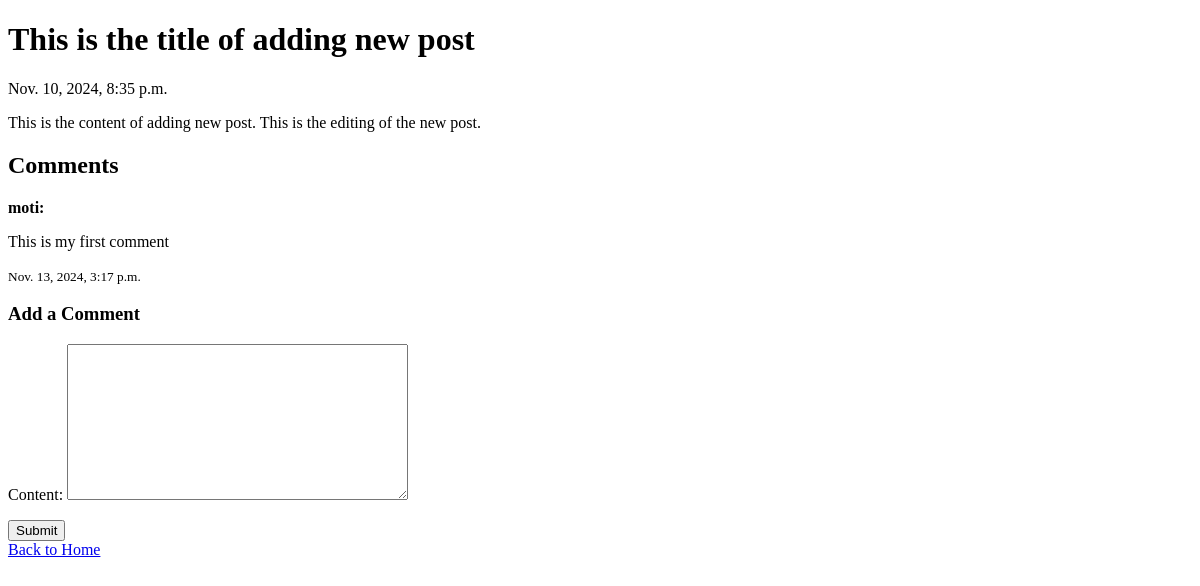
/post/3/, run on an earlier commit of the app's database.
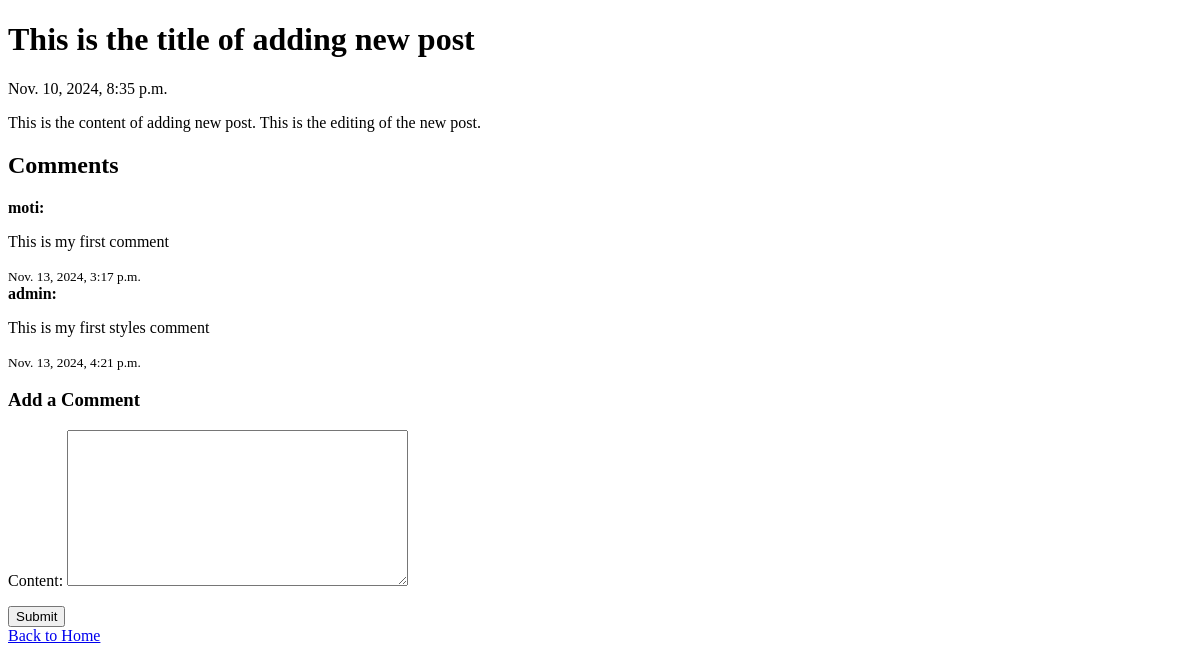
And on a later commit of the database.
### my_blog/models.py (models this page shows, shortened)
class Comment(models.Model):
    post = models.ForeignKey(BlogPost, related_name='comments', on_delete=models.CASCADE)
    author = models.ForeignKey(User, on_delete=models.CASCADE)
    content = models.TextField()
    created_at = models.DateTimeField(auto_now_add=True)

### my_blog/views.py (the view, shortened to what this page needs)
# urls.py: path('post/<int:post_id>/', views.post_detail, name='post_detail'),
def post_detail(request, post_id):
    blog_post = get_object_or_404(BlogPost, id=post_id)
    comments = blog_post.comments.all()
    comment_form = CommentForm()
    return render(request, 'post_detail.html', {
     'blog_post':blog_post,
     'comments': comments,
     'comment_form': comment_form
     })

### my_blog/forms.py
class CommentForm(forms.ModelForm):
    class Meta:
        model = Comment
        fields = ('content',)

### my_blog/templates/post_detail.html (shortened to what this page needs)
<!DOCTYPE html>
<html lang="en">
<head>
</head>
<body>
     <h1>{{blog_post.title}}</h1>
     <p>{{blog_post.created_at}}</p>
     <div>
        <p>{{blog_post.content}}</p>
     </div>
    <h2>Comments</h2>
    {% for comment in comments %}
        <div>
            <strong>{{ comment.author.username }}:</strong>
            <p>{{ comment.content }}</p>
            <small>{{ comment.created_at }}</small>
        </div>
    {% empty %}
         <p>No comments yet.</P>
    {% endfor %}
    <h3>Add a Comment</h3>
    <form method="post">
        {{ comment_form.as_p }}
        <button type="submit">Submit</button>
    </form>
     <a href="{% url 'home' %}">Back to Home</a>
</body>
</html>

What changed in the data, as far as the page shows it:
added Comment: author.username "admin", content "This is my first styles comment", created_at "Nov. 13, 2024, 4:21 p.m."
